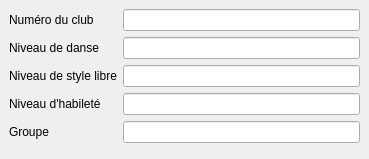
       <widget class="QWidget" name="Patinage">
        <attribute name="title">
         <string>Patinage Artistique</string>
        </attribute>
        <widget class="QWidget" name="formLayoutWidget_4">
         <property name="geometry">
          <rect>
           <x>9</x>
           <y>9</y>
           <width>351</width>
           <height>141</height>
          </rect>
         </property>
         <layout class="QFormLayout" name="formLayout_4">
          <item row="0" column="0">
           <widget class="QLabel" name="label_23">
            <property name="text">
             <string>Numéro du club</string>
            </property>
           </widget>
          </item>
          <item row="1" column="0">
           <widget class="QLabel" name="label_24">
            <property name="text">
             <string>Niveau de danse</string>
            </property>
           </widget>
          </item>
          <item row="2" column="0">
           <widget class="QLabel" name="label_25">
            <property name="text">
             <string>Niveau de style libre</string>
            </property>
           </widget>
          </item>
          <item row="3" column="0">
           <widget class="QLabel" name="label_26">
            <property name="text">
             <string>Niveau d'habileté</string>
            </property>
           </widget>
          </item>
          <item row="4" column="0">
           <widget class="QLabel" name="label_27">
            <property name="text">
             <string>Groupe</string>
            </property>
           </widget>
          </item>
          <item row="0" column="1">
           <widget class="QLineEdit" name="lineEdit_20"/>
          </item>
          <item row="1" column="1">
           <widget class="QLineEdit" name="lineEdit_21"/>
          </item>
          <item row="2" column="1">
           <widget class="QLineEdit" name="lineEdit_22"/>
          </item>
          <item row="3" column="1">
           <widget class="QLineEdit" name="lineEdit_23"/>
          </item>
          <item row="4" column="1">
           <widget class="QLineEdit" name="lineEdit_24"/>
          </item>
         </layout>
        </widget>
       </widget>
